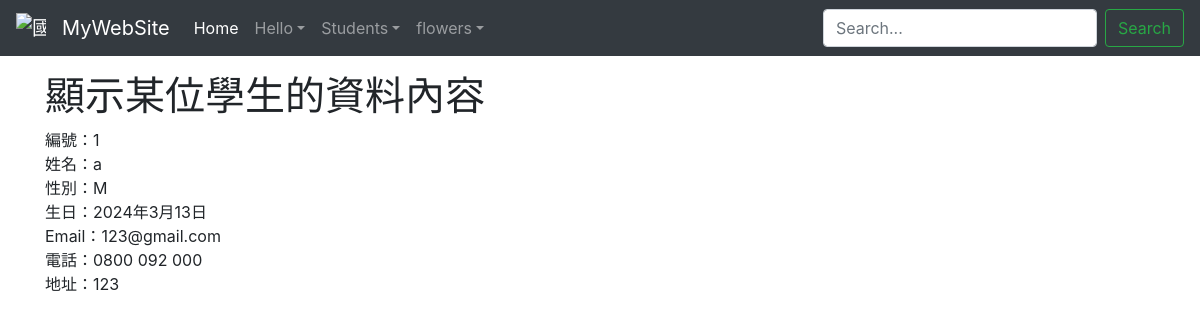
The page /showone on the database its author committed.
### studentsapp/models.py (models this page shows, shortened)
class student(models.Model):
    cName = models.CharField(max_length=20,null=False)
    cSex = models.CharField(max_length=2,null=False,default="M")
    cPhone = models.CharField(max_length=50,blank=True,default="")
    cAddr = models.CharField(max_length=255,blank=True,default="")
    cBirthday = models.DateField(null=False)
    cEmail = models.EmailField(max_length=100,blank=True,default="")

### studentsapp/views.py (the view)
# urls.py: path("showone", sviews.showone),
def showone(request):
    try:
        std = student.objects.get(cName = "a")
    except:
        errormessage = "讀取錯誤，找不到學生"
    return render(request,"show/showone.html",locals())

### templates/show/showone.html (shortened to what this page needs)
{%extends "../base/base.html" %}
{% block content %}
    <h1>顯示某位學生的資料內容 {{ errormessage }}</h1>
    編號：{{ std.id }}<br />
    姓名：{{ std.cName }}<br />
    性別：{{ std.cSex }}<br />
    生日：{{ std.cBirthday }}<br />
    Email：{{ std.cEmail }}<br />
    電話：{{ std.cPhone }}<br />
    地址：{{ std.cAddr }}<br />
{% endblock %}

### static/css/style.css (style rules this page uses)
html, body { margin: 0; padding: 0; height: 100%; border: none; }
body { margin-left: 0px; margin-top: 0px; margin-right: 0px; margin-bottom: 0px; background-image: url(images/bg.gif); }

### rows shown on the page
student: id "1", cName "a", cSex "M", cBirthday "2024年3月13日", cEmail "123@gmail.com", cPhone "0800 092 000", cAddr "123"
